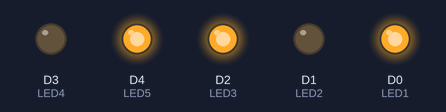
The sketch below on a simulated ESP8266 (NodeMCU). Shown: output pins drawn as LEDs (lit = HIGH).

Above: at 0.5 s.
At 3.5 s:
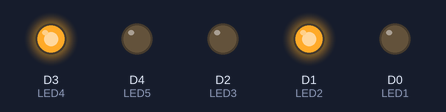
Timing chart, 0 to 4.6 s (numbered marks = the images above):
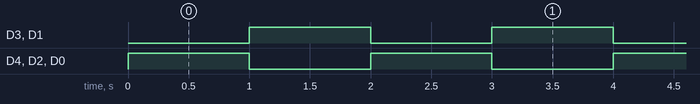

Measured:
- by itself, D3 (LED4), D4 (LED5), D2 (LED3), D1 (LED2), D0 (LED1): alternates HIGH for 1.0 s and LOW for 1.0 s

The sketch:

NODE_MCU_5LED.ino
```cpp
#define LED1 D0
#define LED2 D1
#define LED3 D2
#define LED4 D3
#define LED5 D4
void setup()
{
  pinMode(LED1, OUTPUT);
  pinMode(LED2, OUTPUT);
  pinMode(LED3, OUTPUT);
  pinMode(LED4, OUTPUT);
  pinMode(LED5, OUTPUT);

}

void loop()
{
  digitalWrite(LED1, HIGH);
  digitalWrite(LED3,HIGH);
  digitalWrite(LED5,HIGH);
  digitalWrite(LED2,LOW);
  digitalWrite(LED4,LOW);
  delay(1000); // Wait for 1000 millisecond(s)
  digitalWrite(LED1,LOW);
  digitalWrite(LED3,LOW);
  digitalWrite(LED5,LOW);
  digitalWrite(LED2,HIGH);
  digitalWrite(LED4,HIGH);
  delay(1000); // Wait for 1000 millisecond(s)
}
```
